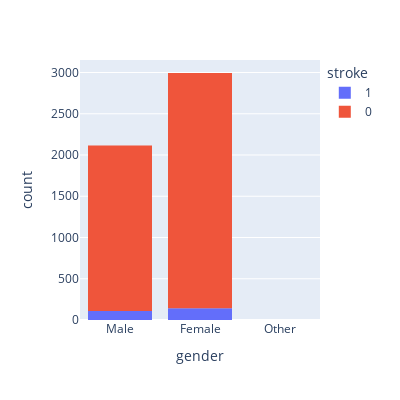

The code cell stored with this chart in its notebook:
### Code cell
print (f'Females have probability of {round(my_data[my_data["gender"]=="Female"]["stroke"].mean()*100,2)} % of getting stroke')

print()

print (f'Males have probability of {round(my_data[my_data["gender"]=="Male"]["stroke"].mean()*100,2)} % of getting stroke')

print()

print (f'The other category of gender has a probability of {round(my_data[my_data["gender"]=="Other"]["stroke"].mean()*100,2)} % of getting stroke')

fig = px.histogram(my_data, x="gender", color="stroke",width=400, height=400)
fig.show()

### Figure 1 — Plotly figure (JSON) as saved in the notebook; plotly's stock layout.template omitted (floating-point values rounded to 4 significant figures; data arrays with more than 128 entries replaced by an {"elided": "..."} marker saying what was removed)
{"data": [{"alignmentgroup": "True", "bingroup": "x", "hovertemplate": "stroke=1<br>gender=%{x}<br>count=%{y}<extra></extra>", "legendgroup": "1", "marker": {"color": "#636efa", "pattern": {"shape": ""}}, "name": "1", "offsetgroup": "1", "orientation": "v", "showlegend": true, "x": {"elided": "249 str values"}, "xaxis": "x", "yaxis": "y", "type": "histogram"}, {"alignmentgroup": "True", "bingroup": "x", "hovertemplate": "stroke=0<br>gender=%{x}<br>count=%{y}<extra></extra>", "legendgroup": "0", "marker": {"color": "#EF553B", "pattern": {"shape": ""}}, "name": "0", "offsetgroup": "0", "orientation": "v", "showlegend": true, "x": {"elided": "4861 str values"}, "xaxis": "x", "yaxis": "y", "type": "histogram"}], "layout": {"xaxis": {"anchor": "y", "domain": [0.0, 1.0], "title": {"text": "gender"}}, "yaxis": {"anchor": "x", "domain": [0.0, 1.0], "title": {"text": "count"}}, "legend": {"title": {"text": "stroke"}, "tracegroupgap": 0}, "margin": {"t": 60}, "barmode": "relative", "height": 400, "width": 400}}
